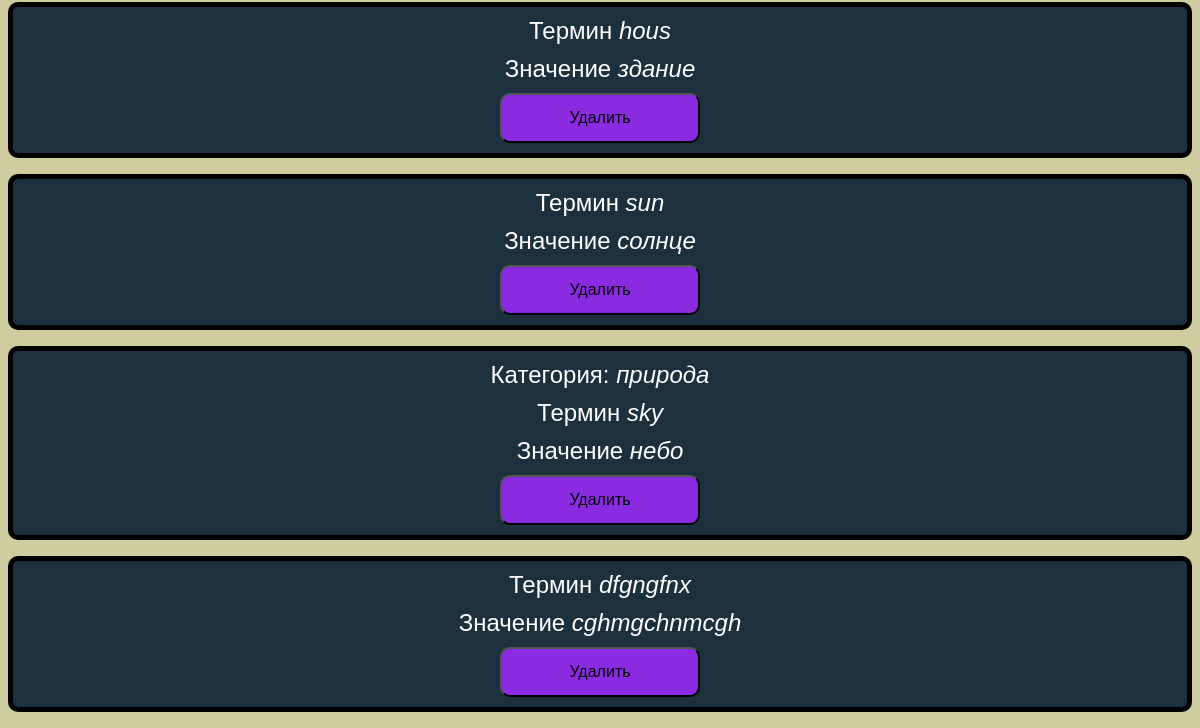
The page /flashcard/ (signed in, lower part) on the database as committed earlier.
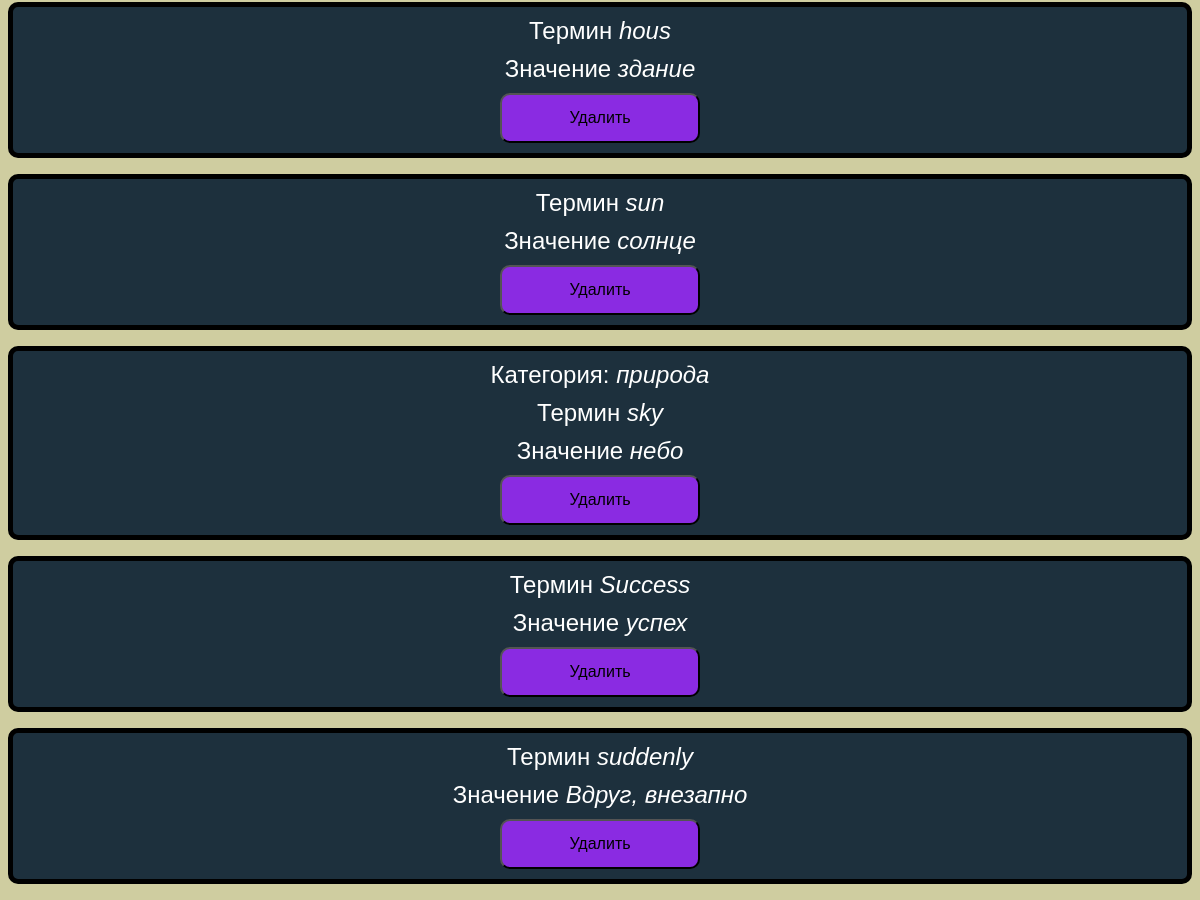
The same page on the database as committed later.
### flashcards/models.py (models this page shows, shortened)
class Flashcards(models.Model):
    user = models.ForeignKey(User, on_delete=models.CASCADE)
    subject = models.CharField(max_length=50, blank=True, null=True)
    term = models.CharField(max_length=100)
    meaning = models.CharField(max_length=250)
    term_photo = models.ImageField(upload_to='photos', blank=True, null=True)
    meaning_photo = models.ImageField(upload_to='photos', blank=True, null=True)

### flashcards/views.py (the view)
# urls.py: path('flashcard/', views.flashcard, name='flashcard'),
def flashcard(request):
    flashcards = Flashcards.objects.filter(user=request.user)
    return render(request, 'flashcards/flashcard.html', {'flashcards': flashcards})

### flashcards/templates/flashcards/flashcard.html (shortened to what this page needs)
<!DOCTYPE html>
{% load static %}
<html lang="en">
<head>
    <link rel="stylesheet" href="{% static 'css/style.css' %}">
</head>
<body>
{% for flashcard in flashcards%}
    <ul>
        <li><div class="blockFlashcard">
            {%if flashcard.subject%}
            <div><span class="depiction">Категория:</span><span class="values"> {{ flashcard.subject }}</span></div>
            {%endif%}
            <div><span class="depiction">Термин</span><span class="values"> {{ flashcard.term }}</span></div>
            <div><span class="depiction">Значение</span><span class="values"> {{ flashcard.meaning }}</span></div>
            <div>
                <form method="post" action="{% url 'delete_flashcard' flashcard.id %}">
                    <button>Удалить</button>
                </form></div>
    </div></li>
    </ul>
{%endfor%}
</body>
</html>

Rows that differ between the two databases and show on the page:
removed Flashcards: term "dfgngfnx", meaning "cghmgchnmcgh"
added Flashcards: term "Success", meaning "успех"
added Flashcards: term "suddenly", meaning "Вдруг, внезапно"
